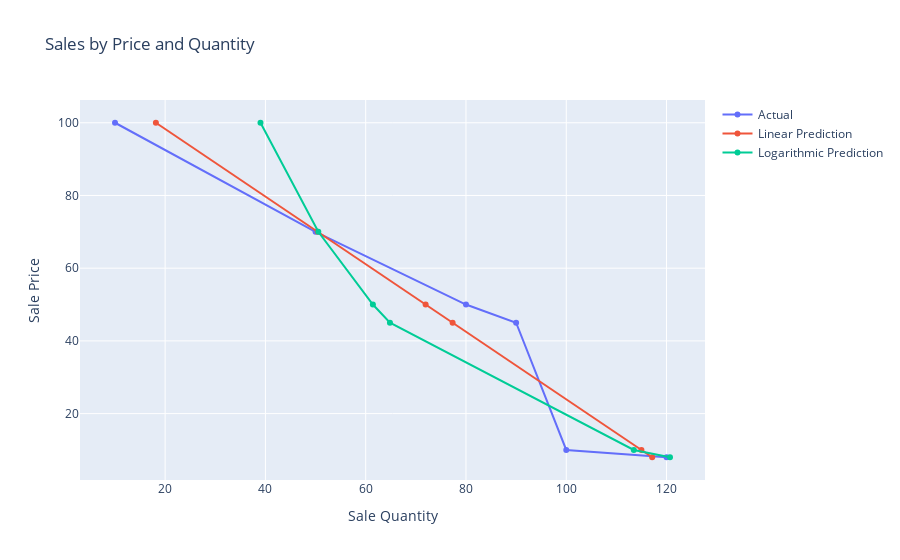

The code cell stored with this chart in its notebook:
### Markdown cell above
Graphing the models against the actual data. Exponential model omitted due to poor results.

### Code cell
fig1.add_trace(go.Scatter(x=sales_pred, y=price, name='Linear Prediction'))
fig1.add_trace(go.Scatter(x=log_sales_pred, y=price, name='Logarithmic Prediction'))
# fig1.add_trace(go.Scatter(x=exp_sales_pred, y=price, name='Exponential Prediction')) omitted due to poor fit

### Figure 1 — Plotly figure (JSON) as saved in the notebook; plotly's stock layout.template omitted (floating-point values rounded to 4 significant figures)
{"data": [{"name": "Actual", "text": ["gold", "silver", "steel", "tamahagane", "bronze", "copper"], "type": "scatter", "x": [10, 50, 80, 90, 100, 120], "y": [100, 70, 50, 45, 10, 8]}, {"name": "Linear Prediction", "type": "scatter", "x": [18.15, 50.43, 71.95, 77.33, 115.0, 117.1], "y": [100, 70, 50, 45, 10, 8]}, {"name": "Logarithmic Prediction", "type": "scatter", "x": [39.02, 50.55, 61.43, 64.84, 113.5, 120.7], "y": [100, 70, 50, 45, 10, 8]}], "layout": {"title": {"text": "Sales by Price and Quantity"}, "xaxis": {"title": {"text": "Sale Quantity"}}, "yaxis": {"title": {"text": "Sale Price"}}}}
